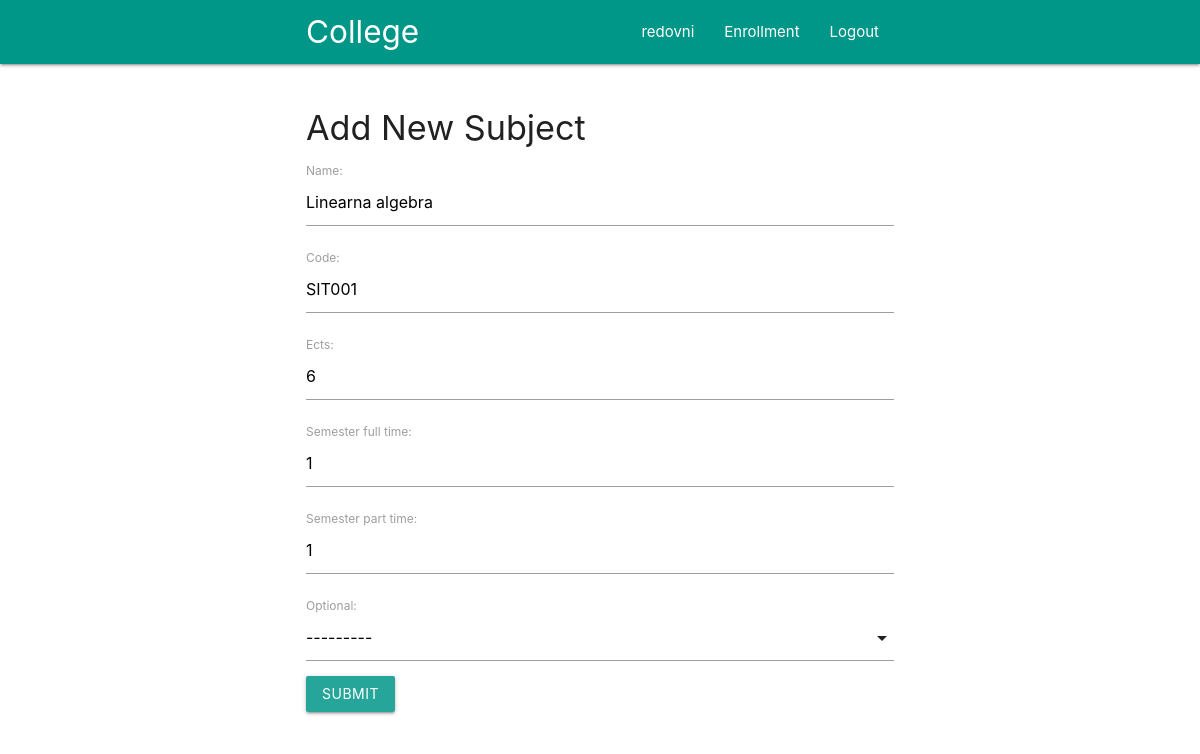
The app's page /subjects/edit/1 (signed in) with its own data.
### main/models.py (models this page shows, shortened)
class MyUser(AbstractUser):
  ROLES = (
    ('MENTOR', 'Mentor'),
    ('STUDENT', 'Student'),
  )
  STATUS = (
    ('NONE', 'None'),
    ('FULL_TIME', 'Full-time'),
    ('PART_TIME', 'Part-time'),
  )
  role = models.CharField(max_length=20, choices=ROLES, default='STUDENT', null=False)
  status = models.CharField(max_length=20, choices=STATUS, default='NONE', null=False)

class Subject(models.Model):
  OPTIONAL = (
    ('YES', 'Yes'),
    ('NO', 'No'),
  )
  name = models.CharField(max_length=64, null=False)
  code = models.CharField(max_length=16, null=False)
  program = models.TextField(null=False)
  ects = models.IntegerField(null=False)
  semester_full_time = models.IntegerField(null=False)
  semester_part_time = models.IntegerField(null=False)
  optional = models.CharField(max_length=3, choices=OPTIONAL, null=False)

### main/views.py (the view)
# urls.py: path('subjects/edit/<int:subject_id>', views.edit_subject, name='edit_subject'),
@login_required(login_url='main:login')
def edit_subject(request, subject_id):
  subject = Subject.objects.get(id=subject_id)
  form = SubjectForm(instance=subject)
  if request.method == 'POST':
    form = SubjectForm(request.POST, instance=subject)
    if form.is_valid():
      form.save()
      form = SubjectForm()
      return redirect('main:subjects')
  return render(request, 'main/subject_form.html', {'form': form})

### main/forms.py
class SubjectForm(ModelForm):
  class Meta:
    model = Subject
    fields = ['name', 'code', 'ects', 'semester_full_time', 'semester_part_time', 'optional']

### main/templates/main/subject_form.html (shortened to what this page needs)
{% extends 'main/header.html' %}
{% block content %}
<div class="container">
  <h4>Add New Subject</h4>
  <div class="row">
    <form method="POST">
      {{form.as_p}}
      <button type="submit" class="btn">Submit</button>
    </form>
  </div>
</div>
{% endblock %}

### main/templates/main/includes/navbar.html
<nav class="teal">
  <div class="container">
    <div class="nav-wrapper container">
      <a href="#" class="brand-logo">College</a>
      <ul id="nav-mobile" class="right hide-on-med-and-down">
        <li><a href="/">{{user.username}}</a></li>
        {% if user.is_authenticated %}
          {% if user.role == 'MENTOR' %}
            <li><a href="/subjects">Subjects</a></li>
            <li><a href="/students">Students</a></li>
          {% else %}
            <li><a href="{% url 'main:enrollment' user.id %}">Enrollment</a></li>
          {% endif %}
          <li><a href="/logout">Logout</a></li>
        {% else %}
          <li><a href="/register">Register</a></li>
          <li><a href="/login">Login</a></li>
        {% endif %}
      </ul>
    </div>
  </div>
</nav>

### main/templates/main/header.html (style rules this page uses)
ul, .helptext { display: none; }
#nav-mobile { display: block; }

### records on screen
MyUser: username "redovni"
Subject: name "Linearna algebra", code "SIT001", ects "6", semester_full_time "1", semester_part_time "1"
